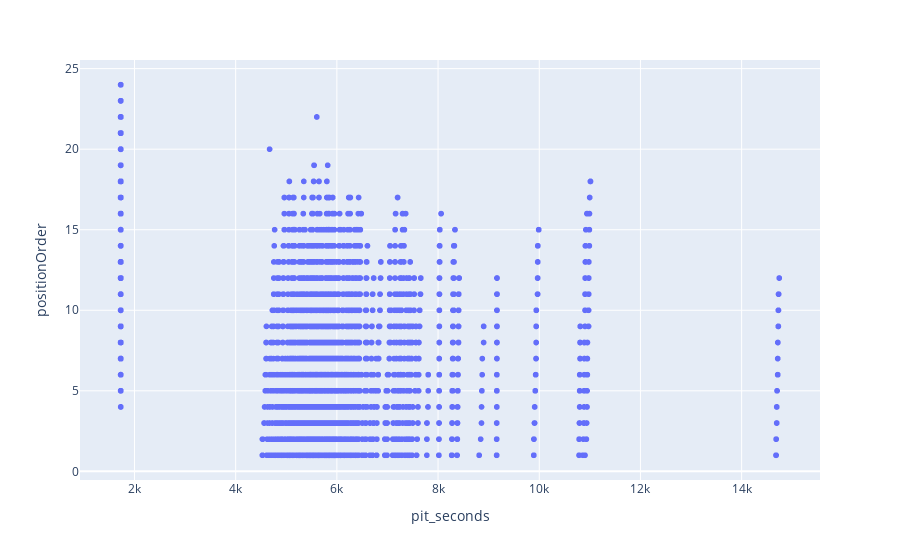

The notebook cell this image was saved under:
### Markdown cell above
#### Verificando a relação entre o xxx e xxx usando o gráfico Scatter

### Code cell
fig = px.scatter(results_pit_stops,
                 x="pit_seconds",
                 y="positionOrder")
fig.show()

### Figure 1 — Plotly figure (JSON) as saved in the notebook; plotly's stock layout.template omitted (floating-point values rounded to 4 significant figures; data arrays with more than 128 entries replaced by an {"elided": "..."} marker saying what was removed)
{"data": [{"hovertemplate": "pit_seconds=%{x}<br>positionOrder=%{y}<extra></extra>", "legendgroup": "", "marker": {"color": "#636efa", "symbol": "circle"}, "mode": "markers", "name": "", "showlegend": false, "type": "scattergl", "x": {"elided": "10089 float values"}, "xaxis": "x", "y": {"elided": "10089 int values"}, "yaxis": "y"}], "layout": {"legend": {"tracegroupgap": 0}, "margin": {"t": 60}, "xaxis": {"anchor": "y", "domain": [0, 1], "title": {"text": "pit_seconds"}}, "yaxis": {"anchor": "x", "domain": [0, 1], "title": {"text": "positionOrder"}}}}
